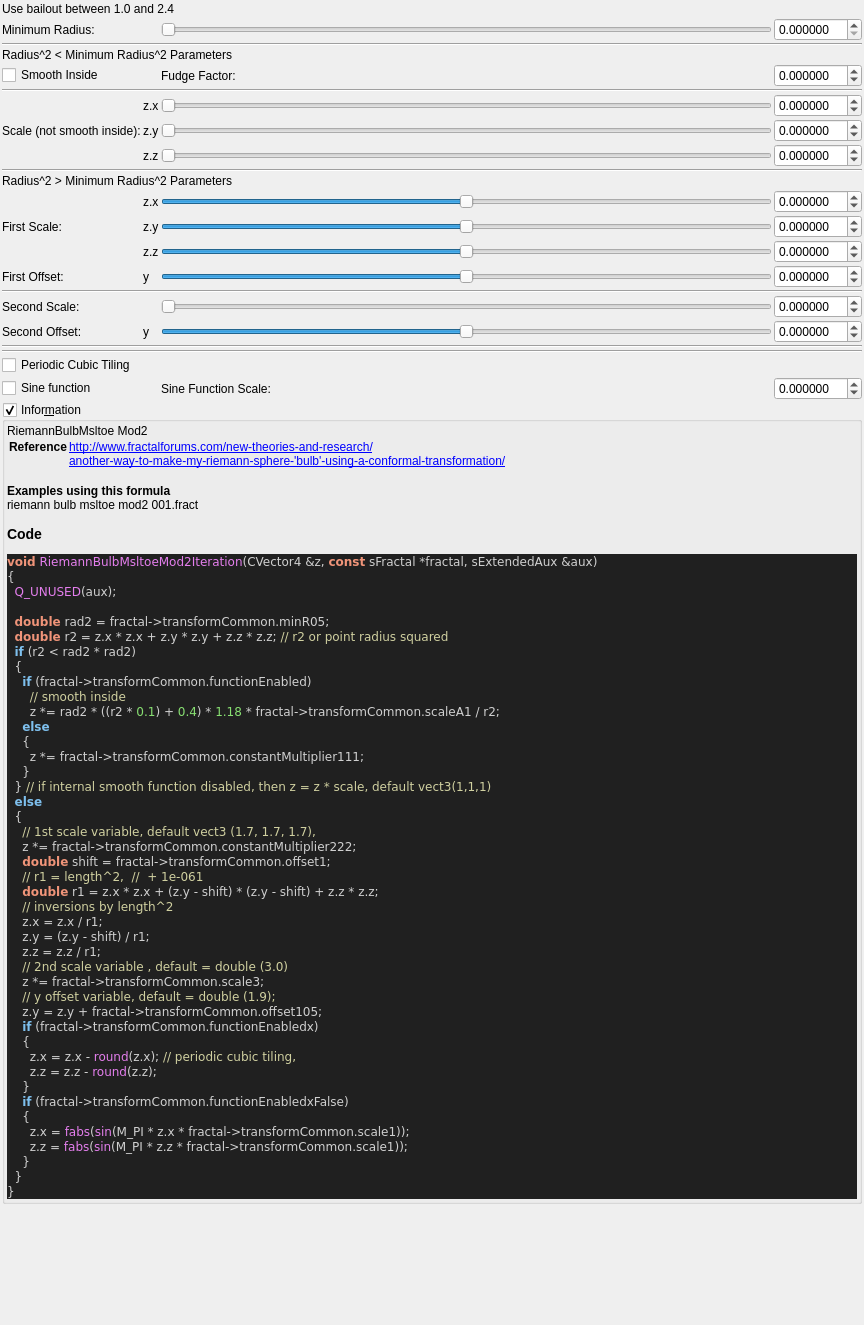
<?xml version="1.0" encoding="UTF-8"?>
<ui version="4.0">
 <class>riemann_bulb_msltoe_mod2</class>
 <widget class="QWidget" name="Form">
  <property name="geometry">
   <rect>
    <x>0</x>
    <y>0</y>
    <width>864</width>
    <height>1325</height>
   </rect>
  </property>
  <property name="windowTitle">
   <string notr="true">riemann_bulb_msltoe_mod2</string>
  </property>
  <layout class="QVBoxLayout" name="verticalLayout">
   <property name="spacing">
    <number>2</number>
   </property>
   <property name="leftMargin">
    <number>2</number>
   </property>
   <property name="topMargin">
    <number>2</number>
   </property>
   <property name="rightMargin">
    <number>2</number>
   </property>
   <property name="bottomMargin">
    <number>2</number>
   </property>
   <item>
    <widget class="QLabel" name="label_129">
     <property name="text">
      <string>Use bailout between 1.0 and 2.4</string>
     </property>
    </widget>
   </item>
   <item>
    <layout class="QGridLayout" name="gridLayout_63">
     <property name="spacing">
      <number>2</number>
     </property>
     <item row="17" column="1" colspan="4">
      <widget class="Line" name="line_57">
       <property name="orientation">
        <enum>Qt::Horizontal</enum>
       </property>
      </widget>
     </item>
     <item row="10" column="3">
      <widget class="QSlider" name="slider3_transf_constant_multiplier_222_x">
       <property name="sizePolicy">
        <sizepolicy hsizetype="Expanding" vsizetype="Maximum">
         <horstretch>0</horstretch>
         <verstretch>0</verstretch>
        </sizepolicy>
       </property>
       <property name="minimum">
        <number>-10000000</number>
       </property>
       <property name="maximum">
        <number>10000000</number>
       </property>
       <property name="value">
        <number>0</number>
       </property>
       <property name="sliderPosition">
        <number>0</number>
       </property>
       <property name="orientation">
        <enum>Qt::Horizontal</enum>
       </property>
      </widget>
     </item>
     <item row="6" column="2">
      <widget class="QLabel" name="label_124">
       <property name="text">
        <string notr="true">z.y</string>
       </property>
      </widget>
     </item>
     <item row="5" column="3">
      <widget class="QSlider" name="slider3_transf_constant_multiplier_111_x">
       <property name="sizePolicy">
        <sizepolicy hsizetype="Expanding" vsizetype="Maximum">
         <horstretch>0</horstretch>
         <verstretch>0</verstretch>
        </sizepolicy>
       </property>
       <property name="minimum">
        <number>0</number>
       </property>
       <property name="maximum">
        <number>10000000</number>
       </property>
       <property name="value">
        <number>0</number>
       </property>
       <property name="sliderPosition">
        <number>0</number>
       </property>
       <property name="orientation">
        <enum>Qt::Horizontal</enum>
       </property>
      </widget>
     </item>
     <item row="0" column="4">
      <widget class="MyDoubleSpinBox" name="spinbox_transf_minimum_radius_05">
       <property name="sizePolicy">
        <sizepolicy hsizetype="Minimum" vsizetype="Maximum">
         <horstretch>0</horstretch>
         <verstretch>0</verstretch>
        </sizepolicy>
       </property>
       <property name="prefix">
        <string/>
       </property>
       <property name="suffix">
        <string/>
       </property>
       <property name="decimals">
        <number>6</number>
       </property>
       <property name="minimum">
        <double>0.000000000000000</double>
       </property>
       <property name="maximum">
        <double>10.000000000000000</double>
       </property>
       <property name="singleStep">
        <double>0.100000000000000</double>
       </property>
      </widget>
     </item>
     <item row="20" column="3">
      <widget class="QLabel" name="label_115">
       <property name="text">
        <string>Sine Function Scale:</string>
       </property>
      </widget>
     </item>
     <item row="19" column="1">
      <widget class="QCheckBox" name="checkBox_transf_function_enabledx">
       <property name="text">
        <string>Periodic Cubic Tiling</string>
       </property>
      </widget>
     </item>
     <item row="11" column="4">
      <widget class="MyDoubleSpinBox" name="spinbox3_transf_constant_multiplier_222_y">
       <property name="sizePolicy">
        <sizepolicy hsizetype="Minimum" vsizetype="Maximum">
         <horstretch>0</horstretch>
         <verstretch>0</verstretch>
        </sizepolicy>
       </property>
       <property name="prefix">
        <string/>
       </property>
       <property name="suffix">
        <string/>
       </property>
       <property name="decimals">
        <number>6</number>
       </property>
       <property name="minimum">
        <double>-99.989999999999995</double>
       </property>
       <property name="maximum">
        <double>99.989999999999995</double>
       </property>
       <property name="singleStep">
        <double>0.100000000000000</double>
       </property>
      </widget>
     </item>
     <item row="12" column="2">
      <widget class="QLabel" name="label_111">
       <property name="text">
        <string notr="true">z.z</string>
       </property>
      </widget>
     </item>
     <item row="10" column="4">
      <widget class="MyDoubleSpinBox" name="spinbox3_transf_constant_multiplier_222_x">
       <property name="sizePolicy">
        <sizepolicy hsizetype="Minimum" vsizetype="Maximum">
         <horstretch>0</horstretch>
         <verstretch>0</verstretch>
        </sizepolicy>
       </property>
       <property name="prefix">
        <string/>
       </property>
       <property name="suffix">
        <string/>
       </property>
       <property name="decimals">
        <number>6</number>
       </property>
       <property name="minimum">
        <double>-99.989999999999995</double>
       </property>
       <property name="maximum">
        <double>99.989999999999995</double>
       </property>
       <property name="singleStep">
        <double>0.100000000000000</double>
       </property>
      </widget>
     </item>
     <item row="20" column="4">
      <widget class="MyDoubleSpinBox" name="spinbox_transf_scale_1">
       <property name="sizePolicy">
        <sizepolicy hsizetype="Minimum" vsizetype="Maximum">
         <horstretch>0</horstretch>
         <verstretch>0</verstretch>
        </sizepolicy>
       </property>
       <property name="prefix">
        <string/>
       </property>
       <property name="suffix">
        <string/>
       </property>
       <property name="decimals">
        <number>6</number>
       </property>
       <property name="minimum">
        <double>-99.989999999999995</double>
       </property>
       <property name="maximum">
        <double>99.989999999999995</double>
       </property>
       <property name="singleStep">
        <double>0.100000000000000</double>
       </property>
      </widget>
     </item>
     <item row="7" column="2">
      <widget class="QLabel" name="label_125">
       <property name="text">
        <string notr="true">z.z</string>
       </property>
      </widget>
     </item>
     <item row="7" column="4">
      <widget class="MyDoubleSpinBox" name="spinbox3_transf_constant_multiplier_111_z">
       <property name="sizePolicy">
        <sizepolicy hsizetype="Minimum" vsizetype="Maximum">
         <horstretch>0</horstretch>
         <verstretch>0</verstretch>
        </sizepolicy>
       </property>
       <property name="prefix">
        <string/>
       </property>
       <property name="suffix">
        <string/>
       </property>
       <property name="decimals">
        <number>6</number>
       </property>
       <property name="minimum">
        <double>-99.989999999999995</double>
       </property>
       <property name="maximum">
        <double>99.989999999999995</double>
       </property>
       <property name="singleStep">
        <double>0.100000000000000</double>
       </property>
      </widget>
     </item>
     <item row="14" column="1" colspan="4">
      <widget class="Line" name="line_53">
       <property name="orientation">
        <enum>Qt::Horizontal</enum>
       </property>
      </widget>
     </item>
     <item row="20" column="1">
      <widget class="QCheckBox" name="checkBox_transf_function_enabledx_false">
       <property name="text">
        <string>Sine function</string>
       </property>
      </widget>
     </item>
     <item row="15" column="4">
      <widget class="MyDoubleSpinBox" name="spinbox_transf_scale_3">
       <property name="sizePolicy">
        <sizepolicy hsizetype="Minimum" vsizetype="Maximum">
         <horstretch>0</horstretch>
         <verstretch>0</verstretch>
        </sizepolicy>
       </property>
       <property name="prefix">
        <string/>
       </property>
       <property name="suffix">
        <string/>
       </property>
       <property name="decimals">
        <number>6</number>
       </property>
       <property name="minimum">
        <double>-99.989999999999995</double>
       </property>
       <property name="maximum">
        <double>99.989999999999995</double>
       </property>
       <property name="singleStep">
        <double>0.100000000000000</double>
       </property>
      </widget>
     </item>
     <item row="2" column="1" colspan="4">
      <widget class="QLabel" name="label_127">
       <property name="text">
        <string>Radius^2 &lt; Minimum Radius^2 Parameters</string>
       </property>
      </widget>
     </item>
     <item row="16" column="2">
      <widget class="QLabel" name="label_114">
       <property name="text">
        <string notr="true">y</string>
       </property>
      </widget>
     </item>
     <item row="6" column="1">
      <widget class="QLabel" name="label_126">
       <property name="text">
        <string>Scale (not smooth inside):</string>
       </property>
      </widget>
     </item>
     <item row="16" column="4">
      <widget class="MyDoubleSpinBox" name="spinbox_transf_offset_105">
       <property name="sizePolicy">
        <sizepolicy hsizetype="Minimum" vsizetype="Maximum">
         <horstretch>0</horstretch>
         <verstretch>0</verstretch>
        </sizepolicy>
       </property>
       <property name="prefix">
        <string/>
       </property>
       <property name="suffix">
        <string/>
       </property>
       <property name="decimals">
        <number>6</number>
       </property>
       <property name="minimum">
        <double>-99.989999999999995</double>
       </property>
       <property name="maximum">
        <double>99.989999999999995</double>
       </property>
       <property name="singleStep">
        <double>0.100000000000000</double>
       </property>
      </widget>
     </item>
     <item row="6" column="4">
      <widget class="MyDoubleSpinBox" name="spinbox3_transf_constant_multiplier_111_y">
       <property name="sizePolicy">
        <sizepolicy hsizetype="Minimum" vsizetype="Maximum">
         <horstretch>0</horstretch>
         <verstretch>0</verstretch>
        </sizepolicy>
       </property>
       <property name="prefix">
        <string/>
       </property>
       <property name="suffix">
        <string/>
       </property>
       <property name="decimals">
        <number>6</number>
       </property>
       <property name="minimum">
        <double>-99.989999999999995</double>
       </property>
       <property name="maximum">
        <double>99.989999999999995</double>
       </property>
       <property name="singleStep">
        <double>0.100000000000000</double>
       </property>
      </widget>
     </item>
     <item row="4" column="1" colspan="4">
      <widget class="Line" name="line_59">
       <property name="orientation">
        <enum>Qt::Horizontal</enum>
       </property>
      </widget>
     </item>
     <item row="16" column="1">
      <widget class="QLabel" name="label_257">
       <property name="text">
        <string>Second Offset:</string>
       </property>
      </widget>
     </item>
     <item row="13" column="3">
      <widget class="QSlider" name="slider_transf_offset_1">
       <property name="sizePolicy">
        <sizepolicy hsizetype="Expanding" vsizetype="Maximum">
         <horstretch>0</horstretch>
         <verstretch>0</verstretch>
        </sizepolicy>
       </property>
       <property name="minimum">
        <number>-5000000</number>
       </property>
       <property name="maximum">
        <number>5000000</number>
       </property>
       <property name="singleStep">
        <number>1</number>
       </property>
       <property name="orientation">
        <enum>Qt::Horizontal</enum>
       </property>
      </widget>
     </item>
     <item row="12" column="3">
      <widget class="QSlider" name="slider3_transf_constant_multiplier_222_z">
       <property name="sizePolicy">
        <sizepolicy hsizetype="Expanding" vsizetype="Maximum">
         <horstretch>0</horstretch>
         <verstretch>0</verstretch>
        </sizepolicy>
       </property>
       <property name="minimum">
        <number>-10000000</number>
       </property>
       <property name="maximum">
        <number>10000000</number>
       </property>
       <property name="value">
        <number>0</number>
       </property>
       <property name="sliderPosition">
        <number>0</number>
       </property>
       <property name="orientation">
        <enum>Qt::Horizontal</enum>
       </property>
      </widget>
     </item>
     <item row="11" column="3">
      <widget class="QSlider" name="slider3_transf_constant_multiplier_222_y">
       <property name="sizePolicy">
        <sizepolicy hsizetype="Expanding" vsizetype="Maximum">
         <horstretch>0</horstretch>
         <verstretch>0</verstretch>
        </sizepolicy>
       </property>
       <property name="minimum">
        <number>-10000000</number>
       </property>
       <property name="maximum">
        <number>10000000</number>
       </property>
       <property name="value">
        <number>0</number>
       </property>
       <property name="sliderPosition">
        <number>0</number>
       </property>
       <property name="orientation">
        <enum>Qt::Horizontal</enum>
       </property>
      </widget>
     </item>
     <item row="11" column="2">
      <widget class="QLabel" name="label_110">
       <property name="text">
        <string notr="true">z.y</string>
       </property>
      </widget>
     </item>
     <item row="15" column="3">
      <widget class="QSlider" name="slider_transf_scale_3">
       <property name="sizePolicy">
        <sizepolicy hsizetype="Expanding" vsizetype="Maximum">
         <horstretch>0</horstretch>
         <verstretch>0</verstretch>
        </sizepolicy>
       </property>
       <property name="minimum">
        <number>0</number>
       </property>
       <property name="maximum">
        <number>10000000</number>
       </property>
       <property name="singleStep">
        <number>1</number>
       </property>
       <property name="orientation">
        <enum>Qt::Horizontal</enum>
       </property>
      </widget>
     </item>
     <item row="5" column="2">
      <widget class="QLabel" name="label_112">
       <property name="text">
        <string notr="true">z.x</string>
       </property>
      </widget>
     </item>
     <item row="18" column="1" colspan="4">
      <widget class="Line" name="line_56">
       <property name="orientation">
        <enum>Qt::Horizontal</enum>
       </property>
      </widget>
     </item>
     <item row="15" column="1">
      <widget class="QLabel" name="label_256">
       <property name="text">
        <string>Second Scale:</string>
       </property>
      </widget>
     </item>
     <item row="12" column="4">
      <widget class="MyDoubleSpinBox" name="spinbox3_transf_constant_multiplier_222_z">
       <property name="sizePolicy">
        <sizepolicy hsizetype="Minimum" vsizetype="Maximum">
         <horstretch>0</horstretch>
         <verstretch>0</verstretch>
        </sizepolicy>
       </property>
       <property name="prefix">
        <string/>
       </property>
       <property name="suffix">
        <string/>
       </property>
       <property name="decimals">
        <number>6</number>
       </property>
       <property name="minimum">
        <double>-99.989999999999995</double>
       </property>
       <property name="maximum">
        <double>99.989999999999995</double>
       </property>
       <property name="singleStep">
        <double>0.100000000000000</double>
       </property>
      </widget>
     </item>
     <item row="10" column="2">
      <widget class="QLabel" name="label_109">
       <property name="text">
        <string notr="true">z.x</string>
       </property>
      </widget>
     </item>
     <item row="8" column="1" colspan="4">
      <widget class="Line" name="line_60">
       <property name="orientation">
        <enum>Qt::Horizontal</enum>
       </property>
      </widget>
     </item>
     <item row="13" column="2">
      <widget class="QLabel" name="label_113">
       <property name="text">
        <string notr="true">y</string>
       </property>
      </widget>
     </item>
     <item row="13" column="4">
      <widget class="MyDoubleSpinBox" name="spinbox_transf_offset_1">
       <property name="sizePolicy">
        <sizepolicy hsizetype="Minimum" vsizetype="Maximum">
         <horstretch>0</horstretch>
         <verstretch>0</verstretch>
        </sizepolicy>
       </property>
       <property name="prefix">
        <string/>
       </property>
       <property name="suffix">
        <string/>
       </property>
       <property name="decimals">
        <number>6</number>
       </property>
       <property name="minimum">
        <double>-99.989999999999995</double>
       </property>
       <property name="maximum">
        <double>99.989999999999995</double>
       </property>
       <property name="singleStep">
        <double>0.100000000000000</double>
       </property>
      </widget>
     </item>
     <item row="3" column="3">
      <widget class="QLabel" name="label_123">
       <property name="text">
        <string>Fudge Factor:</string>
       </property>
      </widget>
     </item>
     <item row="5" column="4">
      <widget class="MyDoubleSpinBox" name="spinbox3_transf_constant_multiplier_111_x">
       <property name="sizePolicy">
        <sizepolicy hsizetype="Minimum" vsizetype="Maximum">
         <horstretch>0</horstretch>
         <verstretch>0</verstretch>
        </sizepolicy>
       </property>
       <property name="prefix">
        <string/>
       </property>
       <property name="suffix">
        <string/>
       </property>
       <property name="decimals">
        <number>6</number>
       </property>
       <property name="minimum">
        <double>-99.989999999999995</double>
       </property>
       <property name="maximum">
        <double>99.989999999999995</double>
       </property>
       <property name="singleStep">
        <double>0.100000000000000</double>
       </property>
      </widget>
     </item>
     <item row="13" column="1">
      <widget class="QLabel" name="label_259">
       <property name="text">
        <string>First Offset:</string>
       </property>
      </widget>
     </item>
     <item row="16" column="3">
      <widget class="QSlider" name="slider_transf_offset_105">
       <property name="sizePolicy">
        <sizepolicy hsizetype="Expanding" vsizetype="Maximum">
         <horstretch>0</horstretch>
         <verstretch>0</verstretch>
        </sizepolicy>
       </property>
       <property name="minimum">
        <number>-5000000</number>
       </property>
       <property name="maximum">
        <number>5000000</number>
       </property>
       <property name="singleStep">
        <number>1</number>
       </property>
       <property name="orientation">
        <enum>Qt::Horizontal</enum>
       </property>
      </widget>
     </item>
     <item row="11" column="1">
      <widget class="QLabel" name="label_108">
       <property name="text">
        <string>First Scale:</string>
       </property>
      </widget>
     </item>
     <item row="9" column="1" colspan="4">
      <widget class="QLabel" name="label_128">
       <property name="text">
        <string>Radius^2 &gt; Minimum Radius^2 Parameters</string>
       </property>
      </widget>
     </item>
     <item row="7" column="3">
      <widget class="QSlider" name="slider3_transf_constant_multiplier_111_z">
       <property name="sizePolicy">
        <sizepolicy hsizetype="Expanding" vsizetype="Maximum">
         <horstretch>0</horstretch>
         <verstretch>0</verstretch>
        </sizepolicy>
       </property>
       <property name="minimum">
        <number>0</number>
       </property>
       <property name="maximum">
        <number>10000000</number>
       </property>
       <property name="value">
        <number>0</number>
       </property>
       <property name="sliderPosition">
        <number>0</number>
       </property>
       <property name="orientation">
        <enum>Qt::Horizontal</enum>
       </property>
      </widget>
     </item>
     <item row="1" column="1" colspan="4">
      <widget class="Line" name="line_54">
       <property name="orientation">
        <enum>Qt::Horizontal</enum>
       </property>
      </widget>
     </item>
     <item row="0" column="1">
      <widget class="QLabel" name="label_253">
       <property name="text">
        <string>Minimum Radius:</string>
       </property>
      </widget>
     </item>
     <item row="3" column="4">
      <widget class="MyDoubleSpinBox" name="spinbox_transf_scaleA_1">
       <property name="sizePolicy">
        <sizepolicy hsizetype="Minimum" vsizetype="Maximum">
         <horstretch>0</horstretch>
         <verstretch>0</verstretch>
        </sizepolicy>
       </property>
       <property name="prefix">
        <string/>
       </property>
       <property name="suffix">
        <string/>
       </property>
       <property name="decimals">
        <number>6</number>
       </property>
       <property name="minimum">
        <double>-99.989999999999995</double>
       </property>
       <property name="maximum">
        <double>99.989999999999995</double>
       </property>
       <property name="singleStep">
        <double>0.100000000000000</double>
       </property>
      </widget>
     </item>
     <item row="0" column="3">
      <widget class="QSlider" name="slider_transf_minimum_radius_05">
       <property name="sizePolicy">
        <sizepolicy hsizetype="Preferred" vsizetype="Preferred">
         <horstretch>0</horstretch>
         <verstretch>0</verstretch>
        </sizepolicy>
       </property>
       <property name="minimum">
        <number>0</number>
       </property>
       <property name="maximum">
        <number>500000</number>
       </property>
       <property name="singleStep">
        <number>1</number>
       </property>
       <property name="orientation">
        <enum>Qt::Horizontal</enum>
       </property>
      </widget>
     </item>
     <item row="6" column="3">
      <widget class="QSlider" name="slider3_transf_constant_multiplier_111_y">
       <property name="sizePolicy">
        <sizepolicy hsizetype="Expanding" vsizetype="Maximum">
         <horstretch>0</horstretch>
         <verstretch>0</verstretch>
        </sizepolicy>
       </property>
       <property name="minimum">
        <number>0</number>
       </property>
       <property name="maximum">
        <number>10000000</number>
       </property>
       <property name="value">
        <number>0</number>
       </property>
       <property name="sliderPosition">
        <number>0</number>
       </property>
       <property name="orientation">
        <enum>Qt::Horizontal</enum>
       </property>
      </widget>
     </item>
     <item row="3" column="1">
      <widget class="QCheckBox" name="checkBox_transf_function_enabled">
       <property name="text">
        <string>Smooth Inside</string>
       </property>
      </widget>
     </item>
    </layout>
   </item>
   <item>
    <widget class="MyGroupBox" name="groupCheck_info">
     <property name="title">
      <string>Infor&amp;mation</string>
     </property>
     <property name="flat">
      <bool>false</bool>
     </property>
     <property name="checkable">
      <bool>true</bool>
     </property>
     <layout class="QVBoxLayout" name="verticalLayout_2">
      <property name="spacing">
       <number>2</number>
      </property>
      <property name="leftMargin">
       <number>2</number>
      </property>
      <property name="topMargin">
       <number>2</number>
      </property>
      <property name="rightMargin">
       <number>2</number>
      </property>
      <property name="bottomMargin">
       <number>2</number>
      </property>
      <item>
       <widget class="QLabel" name="label_code_content">
        <property name="text">
         <string notr="true">&lt;p&gt;RiemannBulbMsltoe Mod2&lt;/p&gt;&lt;table&gt;
&lt;tr&gt;&lt;th&gt;Reference&lt;/th&gt;&lt;td&gt;&lt;a href=&quot;http://www.fractalforums.com/new-theories-and-research/&quot;&gt;http://www.fractalforums.com/new-theories-and-research/&lt;br&gt;
&lt;a href=&quot;another-way-to-make-my-riemann-sphere-'bulb'-using-a-conformal-transformation/&quot;&gt;another-way-to-make-my-riemann-sphere-'bulb'-using-a-conformal-transformation/&lt;br&gt;
&lt;/td&gt;&lt;/tr&gt;
&lt;/table&gt;
&lt;br&gt;&lt;b&gt;Examples using this formula&lt;/b&gt;&lt;br&gt;riemann bulb msltoe mod2 001.fract&lt;h3&gt;Code&lt;/h3&gt;
&lt;body style=&quot;background-color:#202020&quot;&gt;
&lt;pre style=&quot;color:#d0d0d0; background-color:#202020;  font-family:'Courier New',monospace;&quot;&gt;&lt;span style=&quot;color:#f09479; font-weight:bold&quot;&gt;void&lt;/span&gt; &lt;span style=&quot;color:#e47eed&quot;&gt;RiemannBulbMsltoeMod2Iteration&lt;/span&gt;&lt;span style=&quot;color:#d0d0d0&quot;&gt;(&lt;/span&gt;CVector4 &lt;span style=&quot;color:#d0d0d0&quot;&gt;&amp;amp;&lt;/span&gt;z&lt;span style=&quot;color:#d0d0d0&quot;&gt;,&lt;/span&gt; &lt;span style=&quot;color:#f09479; font-weight:bold&quot;&gt;const&lt;/span&gt; sFractal &lt;span style=&quot;color:#d0d0d0&quot;&gt;*&lt;/span&gt;fractal&lt;span style=&quot;color:#d0d0d0&quot;&gt;,&lt;/span&gt; sExtendedAux &lt;span style=&quot;color:#d0d0d0&quot;&gt;&amp;amp;&lt;/span&gt;aux&lt;span style=&quot;color:#d0d0d0&quot;&gt;)&lt;/span&gt;
&lt;span style=&quot;color:#d0d0d0&quot;&gt;{&lt;/span&gt;
  &lt;span style=&quot;color:#e47eed&quot;&gt;Q_UNUSED&lt;/span&gt;&lt;span style=&quot;color:#d0d0d0&quot;&gt;(&lt;/span&gt;aux&lt;span style=&quot;color:#d0d0d0&quot;&gt;);&lt;/span&gt;

  &lt;span style=&quot;color:#f09479; font-weight:bold&quot;&gt;double&lt;/span&gt; rad2 &lt;span style=&quot;color:#d0d0d0&quot;&gt;=&lt;/span&gt; fractal&lt;span style=&quot;color:#d0d0d0&quot;&gt;-&amp;gt;&lt;/span&gt;transformCommon&lt;span style=&quot;color:#d0d0d0&quot;&gt;.&lt;/span&gt;minR05&lt;span style=&quot;color:#d0d0d0&quot;&gt;;&lt;/span&gt;
  &lt;span style=&quot;color:#f09479; font-weight:bold&quot;&gt;double&lt;/span&gt; r2 &lt;span style=&quot;color:#d0d0d0&quot;&gt;=&lt;/span&gt; z&lt;span style=&quot;color:#d0d0d0&quot;&gt;.&lt;/span&gt;x &lt;span style=&quot;color:#d0d0d0&quot;&gt;*&lt;/span&gt; z&lt;span style=&quot;color:#d0d0d0&quot;&gt;.&lt;/span&gt;x &lt;span style=&quot;color:#d0d0d0&quot;&gt;+&lt;/span&gt; z&lt;span style=&quot;color:#d0d0d0&quot;&gt;.&lt;/span&gt;y &lt;span style=&quot;color:#d0d0d0&quot;&gt;*&lt;/span&gt; z&lt;span style=&quot;color:#d0d0d0&quot;&gt;.&lt;/span&gt;y &lt;span style=&quot;color:#d0d0d0&quot;&gt;+&lt;/span&gt; z&lt;span style=&quot;color:#d0d0d0&quot;&gt;.&lt;/span&gt;z &lt;span style=&quot;color:#d0d0d0&quot;&gt;*&lt;/span&gt; z&lt;span style=&quot;color:#d0d0d0&quot;&gt;.&lt;/span&gt;z&lt;span style=&quot;color:#d0d0d0&quot;&gt;;&lt;/span&gt; &lt;span style=&quot;color:#d0d0a0&quot;&gt;// r2 or point radius squared&lt;/span&gt;
  &lt;span style=&quot;color:#7ec0ee; font-weight:bold&quot;&gt;if&lt;/span&gt; &lt;span style=&quot;color:#d0d0d0&quot;&gt;(&lt;/span&gt;r2 &lt;span style=&quot;color:#d0d0d0&quot;&gt;&amp;lt;&lt;/span&gt; rad2 &lt;span style=&quot;color:#d0d0d0&quot;&gt;*&lt;/span&gt; rad2&lt;span style=&quot;color:#d0d0d0&quot;&gt;)&lt;/span&gt;
  &lt;span style=&quot;color:#d0d0d0&quot;&gt;{&lt;/span&gt;
    &lt;span style=&quot;color:#7ec0ee; font-weight:bold&quot;&gt;if&lt;/span&gt; &lt;span style=&quot;color:#d0d0d0&quot;&gt;(&lt;/span&gt;fractal&lt;span style=&quot;color:#d0d0d0&quot;&gt;-&amp;gt;&lt;/span&gt;transformCommon&lt;span style=&quot;color:#d0d0d0&quot;&gt;.&lt;/span&gt;functionEnabled&lt;span style=&quot;color:#d0d0d0&quot;&gt;)&lt;/span&gt;
      &lt;span style=&quot;color:#d0d0a0&quot;&gt;// smooth inside&lt;/span&gt;
      z &lt;span style=&quot;color:#d0d0d0&quot;&gt;*=&lt;/span&gt; rad2 &lt;span style=&quot;color:#d0d0d0&quot;&gt;* ((&lt;/span&gt;r2 &lt;span style=&quot;color:#d0d0d0&quot;&gt;*&lt;/span&gt; &lt;span style=&quot;color:#87df71&quot;&gt;0.1&lt;/span&gt;&lt;span style=&quot;color:#d0d0d0&quot;&gt;) +&lt;/span&gt; &lt;span style=&quot;color:#87df71&quot;&gt;0.4&lt;/span&gt;&lt;span style=&quot;color:#d0d0d0&quot;&gt;) *&lt;/span&gt; &lt;span style=&quot;color:#87df71&quot;&gt;1.18&lt;/span&gt; &lt;span style=&quot;color:#d0d0d0&quot;&gt;*&lt;/span&gt; fractal&lt;span style=&quot;color:#d0d0d0&quot;&gt;-&amp;gt;&lt;/span&gt;transformCommon&lt;span style=&quot;color:#d0d0d0&quot;&gt;.&lt;/span&gt;scaleA1 &lt;span style=&quot;color:#d0d0d0&quot;&gt;/&lt;/span&gt; r2&lt;span style=&quot;color:#d0d0d0&quot;&gt;;&lt;/span&gt;
    &lt;span style=&quot;color:#7ec0ee; font-weight:bold&quot;&gt;else&lt;/span&gt;
    &lt;span style=&quot;color:#d0d0d0&quot;&gt;{&lt;/span&gt;
      z &lt;span style=&quot;color:#d0d0d0&quot;&gt;*=&lt;/span&gt; fractal&lt;span style=&quot;color:#d0d0d0&quot;&gt;-&amp;gt;&lt;/span&gt;transformCommon&lt;span style=&quot;color:#d0d0d0&quot;&gt;.&lt;/span&gt;constantMultiplier111&lt;span style=&quot;color:#d0d0d0&quot;&gt;;&lt;/span&gt;
    &lt;span style=&quot;color:#d0d0d0&quot;&gt;}&lt;/span&gt;
  &lt;span style=&quot;color:#d0d0d0&quot;&gt;}&lt;/span&gt; &lt;span style=&quot;color:#d0d0a0&quot;&gt;// if internal smooth function disabled, then z = z * scale, default vect3(1,1,1)&lt;/span&gt;
  &lt;span style=&quot;color:#7ec0ee; font-weight:bold&quot;&gt;else&lt;/span&gt;
  &lt;span style=&quot;color:#d0d0d0&quot;&gt;{&lt;/span&gt;
    &lt;span style=&quot;color:#d0d0a0&quot;&gt;// 1st scale variable, default vect3 (1.7, 1.7, 1.7),&lt;/span&gt;
    z &lt;span style=&quot;color:#d0d0d0&quot;&gt;*=&lt;/span&gt; fractal&lt;span style=&quot;color:#d0d0d0&quot;&gt;-&amp;gt;&lt;/span&gt;transformCommon&lt;span style=&quot;color:#d0d0d0&quot;&gt;.&lt;/span&gt;constantMultiplier222&lt;span style=&quot;color:#d0d0d0&quot;&gt;;&lt;/span&gt;
    &lt;span style=&quot;color:#f09479; font-weight:bold&quot;&gt;double&lt;/span&gt; shift &lt;span style=&quot;color:#d0d0d0&quot;&gt;=&lt;/span&gt; fractal&lt;span style=&quot;color:#d0d0d0&quot;&gt;-&amp;gt;&lt;/span&gt;transformCommon&lt;span style=&quot;color:#d0d0d0&quot;&gt;.&lt;/span&gt;offset1&lt;span style=&quot;color:#d0d0d0&quot;&gt;;&lt;/span&gt;
    &lt;span style=&quot;color:#d0d0a0&quot;&gt;// r1 = length^2,  //  + 1e-061&lt;/span&gt;
    &lt;span style=&quot;color:#f09479; font-weight:bold&quot;&gt;double&lt;/span&gt; r1 &lt;span style=&quot;color:#d0d0d0&quot;&gt;=&lt;/span&gt; z&lt;span style=&quot;color:#d0d0d0&quot;&gt;.&lt;/span&gt;x &lt;span style=&quot;color:#d0d0d0&quot;&gt;*&lt;/span&gt; z&lt;span style=&quot;color:#d0d0d0&quot;&gt;.&lt;/span&gt;x &lt;span style=&quot;color:#d0d0d0&quot;&gt;+ (&lt;/span&gt;z&lt;span style=&quot;color:#d0d0d0&quot;&gt;.&lt;/span&gt;y &lt;span style=&quot;color:#d0d0d0&quot;&gt;-&lt;/span&gt; shift&lt;span style=&quot;color:#d0d0d0&quot;&gt;) * (&lt;/span&gt;z&lt;span style=&quot;color:#d0d0d0&quot;&gt;.&lt;/span&gt;y &lt;span style=&quot;color:#d0d0d0&quot;&gt;-&lt;/span&gt; shift&lt;span style=&quot;color:#d0d0d0&quot;&gt;) +&lt;/span&gt; z&lt;span style=&quot;color:#d0d0d0&quot;&gt;.&lt;/span&gt;z &lt;span style=&quot;color:#d0d0d0&quot;&gt;*&lt;/span&gt; z&lt;span style=&quot;color:#d0d0d0&quot;&gt;.&lt;/span&gt;z&lt;span style=&quot;color:#d0d0d0&quot;&gt;;&lt;/span&gt;
    &lt;span style=&quot;color:#d0d0a0&quot;&gt;// inversions by length^2&lt;/span&gt;
    z&lt;span style=&quot;color:#d0d0d0&quot;&gt;.&lt;/span&gt;x &lt;span style=&quot;color:#d0d0d0&quot;&gt;=&lt;/span&gt; z&lt;span style=&quot;color:#d0d0d0&quot;&gt;.&lt;/span&gt;x &lt;span style=&quot;color:#d0d0d0&quot;&gt;/&lt;/span&gt; r1&lt;span style=&quot;color:#d0d0d0&quot;&gt;;&lt;/span&gt;
    z&lt;span style=&quot;color:#d0d0d0&quot;&gt;.&lt;/span&gt;y &lt;span style=&quot;color:#d0d0d0&quot;&gt;= (&lt;/span&gt;z&lt;span style=&quot;color:#d0d0d0&quot;&gt;.&lt;/span&gt;y &lt;span style=&quot;color:#d0d0d0&quot;&gt;-&lt;/span&gt; shift&lt;span style=&quot;color:#d0d0d0&quot;&gt;) /&lt;/span&gt; r1&lt;span style=&quot;color:#d0d0d0&quot;&gt;;&lt;/span&gt;
    z&lt;span style=&quot;color:#d0d0d0&quot;&gt;.&lt;/span&gt;z &lt;span style=&quot;color:#d0d0d0&quot;&gt;=&lt;/span&gt; z&lt;span style=&quot;color:#d0d0d0&quot;&gt;.&lt;/span&gt;z &lt;span style=&quot;color:#d0d0d0&quot;&gt;/&lt;/span&gt; r1&lt;span style=&quot;color:#d0d0d0&quot;&gt;;&lt;/span&gt;
    &lt;span style=&quot;color:#d0d0a0&quot;&gt;// 2nd scale variable , default = double (3.0)&lt;/span&gt;
    z &lt;span style=&quot;color:#d0d0d0&quot;&gt;*=&lt;/span&gt; fractal&lt;span style=&quot;color:#d0d0d0&quot;&gt;-&amp;gt;&lt;/span&gt;transformCommon&lt;span style=&quot;color:#d0d0d0&quot;&gt;.&lt;/span&gt;scale3&lt;span style=&quot;color:#d0d0d0&quot;&gt;;&lt;/span&gt;
    &lt;span style=&quot;color:#d0d0a0&quot;&gt;// y offset variable, default = double (1.9);&lt;/span&gt;
    z&lt;span style=&quot;color:#d0d0d0&quot;&gt;.&lt;/span&gt;y &lt;span style=&quot;color:#d0d0d0&quot;&gt;=&lt;/span&gt; z&lt;span style=&quot;color:#d0d0d0&quot;&gt;.&lt;/span&gt;y &lt;span style=&quot;color:#d0d0d0&quot;&gt;+&lt;/span&gt; fractal&lt;span style=&quot;color:#d0d0d0&quot;&gt;-&amp;gt;&lt;/span&gt;transformCommon&lt;span style=&quot;color:#d0d0d0&quot;&gt;.&lt;/span&gt;offset105&lt;span style=&quot;color:#d0d0d0&quot;&gt;;&lt;/span&gt;
    &lt;span style=&quot;color:#7ec0ee; font-weight:bold&quot;&gt;if&lt;/span&gt; &lt;span style=&quot;color:#d0d0d0&quot;&gt;(&lt;/span&gt;fractal&lt;span style=&quot;color:#d0d0d0&quot;&gt;-&amp;gt;&lt;/span&gt;transformCommon&lt;span style=&quot;color:#d0d0d0&quot;&gt;.&lt;/span&gt;functionEnabledx&lt;span style=&quot;color:#d0d0d0&quot;&gt;)&lt;/span&gt;
    &lt;span style=&quot;color:#d0d0d0&quot;&gt;{&lt;/span&gt;
      z&lt;span style=&quot;color:#d0d0d0&quot;&gt;.&lt;/span&gt;x &lt;span style=&quot;color:#d0d0d0&quot;&gt;=&lt;/span&gt; z&lt;span style=&quot;color:#d0d0d0&quot;&gt;.&lt;/span&gt;x &lt;span style=&quot;color:#d0d0d0&quot;&gt;-&lt;/span&gt; &lt;span style=&quot;color:#e47eed&quot;&gt;round&lt;/span&gt;&lt;span style=&quot;color:#d0d0d0&quot;&gt;(&lt;/span&gt;z&lt;span style=&quot;color:#d0d0d0&quot;&gt;.&lt;/span&gt;x&lt;span style=&quot;color:#d0d0d0&quot;&gt;);&lt;/span&gt; &lt;span style=&quot;color:#d0d0a0&quot;&gt;// periodic cubic tiling,&lt;/span&gt;
      z&lt;span style=&quot;color:#d0d0d0&quot;&gt;.&lt;/span&gt;z &lt;span style=&quot;color:#d0d0d0&quot;&gt;=&lt;/span&gt; z&lt;span style=&quot;color:#d0d0d0&quot;&gt;.&lt;/span&gt;z &lt;span style=&quot;color:#d0d0d0&quot;&gt;-&lt;/span&gt; &lt;span style=&quot;color:#e47eed&quot;&gt;round&lt;/span&gt;&lt;span style=&quot;color:#d0d0d0&quot;&gt;(&lt;/span&gt;z&lt;span style=&quot;color:#d0d0d0&quot;&gt;.&lt;/span&gt;z&lt;span style=&quot;color:#d0d0d0&quot;&gt;);&lt;/span&gt;
    &lt;span style=&quot;color:#d0d0d0&quot;&gt;}&lt;/span&gt;
    &lt;span style=&quot;color:#7ec0ee; font-weight:bold&quot;&gt;if&lt;/span&gt; &lt;span style=&quot;color:#d0d0d0&quot;&gt;(&lt;/span&gt;fractal&lt;span style=&quot;color:#d0d0d0&quot;&gt;-&amp;gt;&lt;/span&gt;transformCommon&lt;span style=&quot;color:#d0d0d0&quot;&gt;.&lt;/span&gt;functionEnabledxFalse&lt;span style=&quot;color:#d0d0d0&quot;&gt;)&lt;/span&gt;
    &lt;span style=&quot;color:#d0d0d0&quot;&gt;{&lt;/span&gt;
      z&lt;span style=&quot;color:#d0d0d0&quot;&gt;.&lt;/span&gt;x &lt;span style=&quot;color:#d0d0d0&quot;&gt;=&lt;/span&gt; &lt;span style=&quot;color:#e47eed&quot;&gt;fabs&lt;/span&gt;&lt;span style=&quot;color:#d0d0d0&quot;&gt;(&lt;/span&gt;&lt;span style=&quot;color:#e47eed&quot;&gt;sin&lt;/span&gt;&lt;span style=&quot;color:#d0d0d0&quot;&gt;(&lt;/span&gt;M_PI &lt;span style=&quot;color:#d0d0d0&quot;&gt;*&lt;/span&gt; z&lt;span style=&quot;color:#d0d0d0&quot;&gt;.&lt;/span&gt;x &lt;span style=&quot;color:#d0d0d0&quot;&gt;*&lt;/span&gt; fractal&lt;span style=&quot;color:#d0d0d0&quot;&gt;-&amp;gt;&lt;/span&gt;transformCommon&lt;span style=&quot;color:#d0d0d0&quot;&gt;.&lt;/span&gt;scale1&lt;span style=&quot;color:#d0d0d0&quot;&gt;));&lt;/span&gt;
      z&lt;span style=&quot;color:#d0d0d0&quot;&gt;.&lt;/span&gt;z &lt;span style=&quot;color:#d0d0d0&quot;&gt;=&lt;/span&gt; &lt;span style=&quot;color:#e47eed&quot;&gt;fabs&lt;/span&gt;&lt;span style=&quot;color:#d0d0d0&quot;&gt;(&lt;/span&gt;&lt;span style=&quot;color:#e47eed&quot;&gt;sin&lt;/span&gt;&lt;span style=&quot;color:#d0d0d0&quot;&gt;(&lt;/span&gt;M_PI &lt;span style=&quot;color:#d0d0d0&quot;&gt;*&lt;/span&gt; z&lt;span style=&quot;color:#d0d0d0&quot;&gt;.&lt;/span&gt;z &lt;span style=&quot;color:#d0d0d0&quot;&gt;*&lt;/span&gt; fractal&lt;span style=&quot;color:#d0d0d0&quot;&gt;-&amp;gt;&lt;/span&gt;transformCommon&lt;span style=&quot;color:#d0d0d0&quot;&gt;.&lt;/span&gt;scale1&lt;span style=&quot;color:#d0d0d0&quot;&gt;));&lt;/span&gt;
    &lt;span style=&quot;color:#d0d0d0&quot;&gt;}&lt;/span&gt;
  &lt;span style=&quot;color:#d0d0d0&quot;&gt;}&lt;/span&gt;
&lt;span style=&quot;color:#d0d0d0&quot;&gt;}&lt;/span&gt;
&lt;/pre&gt;
&lt;/body&gt;</string>
        </property>
        <property name="wordWrap">
         <bool>true</bool>
        </property>
        <property name="openExternalLinks">
         <bool>true</bool>
        </property>
        <property name="textInteractionFlags">
         <set>Qt::LinksAccessibleByMouse|Qt::TextSelectableByMouse</set>
        </property>
       </widget>
      </item>
     </layout>
    </widget>
   </item>
   <item>
    <spacer name="verticalSpacer">
     <property name="orientation">
      <enum>Qt::Vertical</enum>
     </property>
     <property name="sizeHint" stdset="0">
      <size>
       <width>20</width>
       <height>40</height>
      </size>
     </property>
    </spacer>
   </item>
  </layout>
 </widget>
 <customwidgets>
  <customwidget>
   <class>MyDoubleSpinBox</class>
   <extends>QDoubleSpinBox</extends>
   <header>my_double_spin_box.h</header>
  </customwidget>
  <customwidget>
   <class>MyGroupBox</class>
   <extends>QGroupBox</extends>
   <header>my_group_box.h</header>
   <container>1</container>
  </customwidget>
 </customwidgets>
 <tabstops>
  <tabstop>slider_transf_minimum_radius_05</tabstop>
  <tabstop>spinbox_transf_minimum_radius_05</tabstop>
  <tabstop>checkBox_transf_function_enabled</tabstop>
  <tabstop>spinbox_transf_scaleA_1</tabstop>
  <tabstop>slider3_transf_constant_multiplier_111_x</tabstop>
  <tabstop>spinbox3_transf_constant_multiplier_111_x</tabstop>
  <tabstop>slider3_transf_constant_multiplier_111_y</tabstop>
  <tabstop>spinbox3_transf_constant_multiplier_111_y</tabstop>
  <tabstop>slider3_transf_constant_multiplier_111_z</tabstop>
  <tabstop>spinbox3_transf_constant_multiplier_111_z</tabstop>
  <tabstop>slider3_transf_constant_multiplier_222_x</tabstop>
  <tabstop>spinbox3_transf_constant_multiplier_222_x</tabstop>
  <tabstop>slider3_transf_constant_multiplier_222_y</tabstop>
  <tabstop>spinbox3_transf_constant_multiplier_222_y</tabstop>
  <tabstop>slider3_transf_constant_multiplier_222_z</tabstop>
  <tabstop>spinbox3_transf_constant_multiplier_222_z</tabstop>
  <tabstop>slider_transf_offset_1</tabstop>
  <tabstop>spinbox_transf_offset_1</tabstop>
  <tabstop>slider_transf_scale_3</tabstop>
  <tabstop>spinbox_transf_scale_3</tabstop>
  <tabstop>slider_transf_offset_105</tabstop>
  <tabstop>spinbox_transf_offset_105</tabstop>
  <tabstop>checkBox_transf_function_enabledx</tabstop>
  <tabstop>checkBox_transf_function_enabledx_false</tabstop>
  <tabstop>spinbox_transf_scale_1</tabstop>
  <tabstop>groupCheck_info</tabstop>
 </tabstops>
 <resources/>
 <connections/>
</ui>
